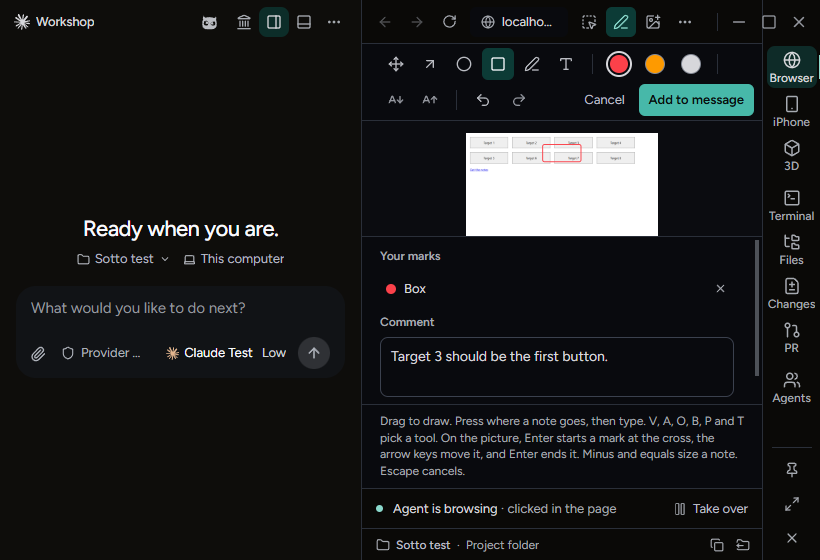
#> input picture artifacts/browser-zoom-downloads/draw-on-page-820x560-dark-reduced-motion.png, 820 x 560 px
$ python compare.py ../../artifacts/browser-zoom-downloads/draw-on-page-820x560-dark-reduced-motion.png ../../artifacts/browser-zoom-downloads/agent-cursor-1280x800-dark.png out.png
#> lines starting #> are read from the running program, lines starting #| are printed output that depends on the picture
# compare.py <reference.png> <slint.png> <out.png>: the two side by side at 2x, then a difference image.
import sys
from PIL import Image, ImageChops
a = Image.open(sys.argv[1]).convert('RGB'); b = Image.open(sys.argv[2]).convert('RGB')
#> further down, a is the input picture: PIL image 820x560 RGB; mean R, G, B 28.2, 29.1, 29.7
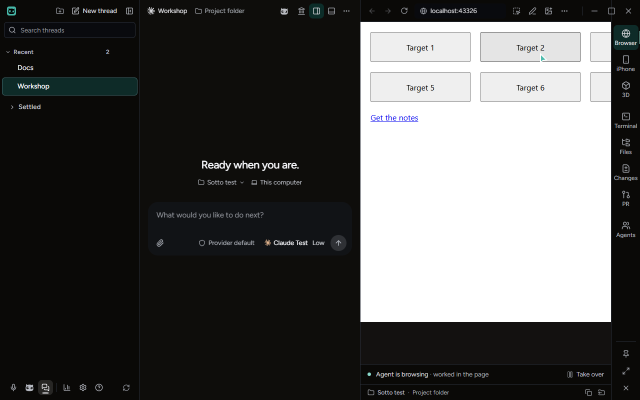
#> input picture artifacts/browser-zoom-downloads/agent-cursor-1280x800-dark.png, 1280 x 800 px (shown at 1/2 size)
#> further down, b is the input picture: PIL image 1280x800 RGB; mean R, G, B 84.4, 84.2, 83.4
w, h = max(a.width, b.width), max(a.height, b.height)
#> w = 1280; h = 800
pa = Image.new('RGB', (w, h)); pa.paste(a); pb = Image.new('RGB', (w, h)); pb.paste(b)
#> after `pa = Image.new('RGB', (w, h))`: pa: PIL image 1280x800 RGB; every value is 0
#> after `pa.paste(a)`:
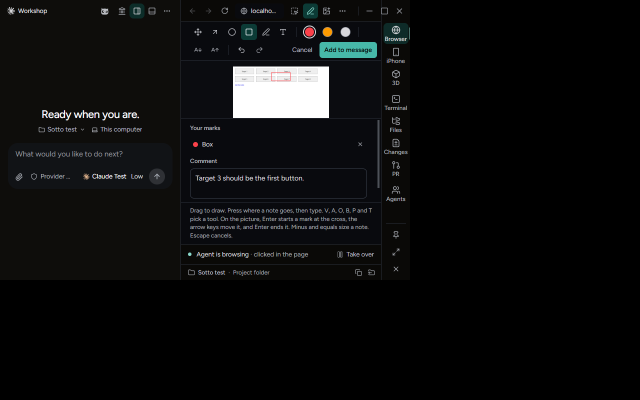
#> pa: PIL image 1280x800 RGB (shown at 1/2 size); mean R, G, B 12.6, 13.1, 13.3
d = ImageChops.difference(pa, pb).point(lambda v: min(255, v * 4))
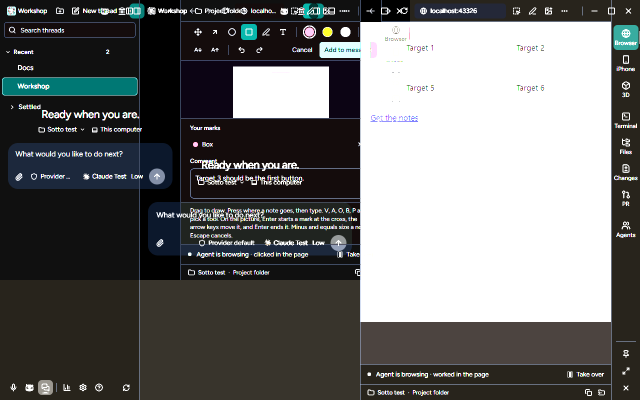
#> d: PIL image 1280x800 RGB (shown at 1/2 size); mean R, G, B 109.7, 110, 109.2
out = Image.new('RGB', (w, h * 3 + 8), (255, 0, 0)); out.paste(pa, (0, 0)); out.paste(pb, (0, h + 4)); out.paste(d, (0, 2 * h + 8))
#> after `out = Image.new('RGB', (w, h * 3 + 8), (255, 0, 0))`:
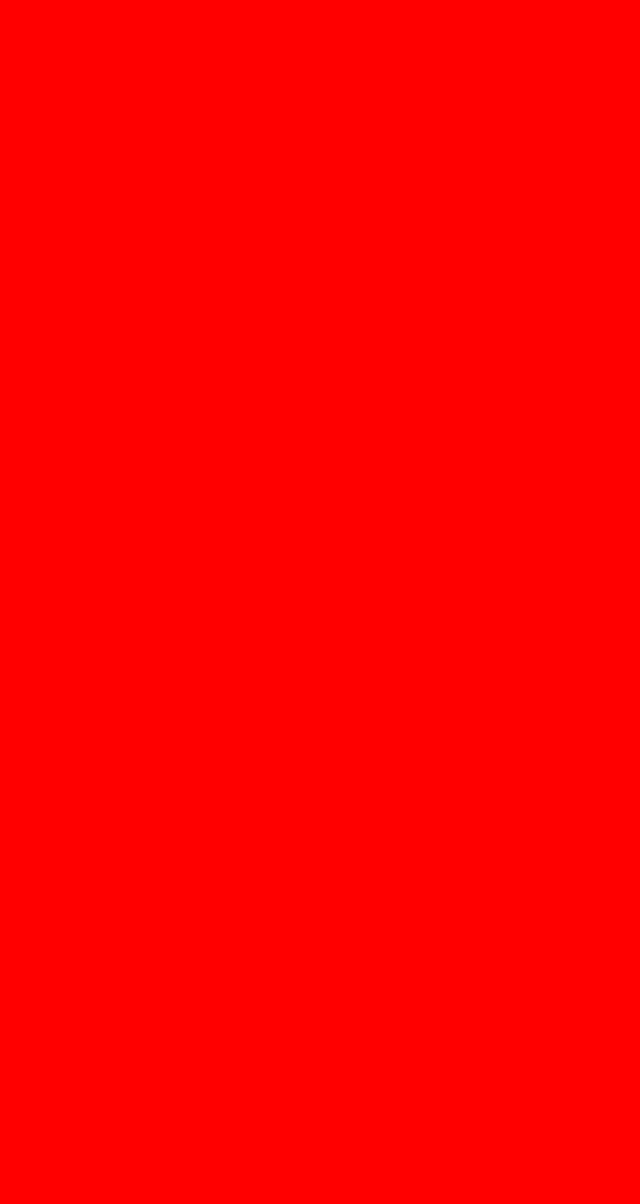
#> out: PIL image 1280x2408 RGB (shown at 1/2 size); mean R, G, B 255, 0, 0
#> after `out.paste(pa, (0, 0))`:
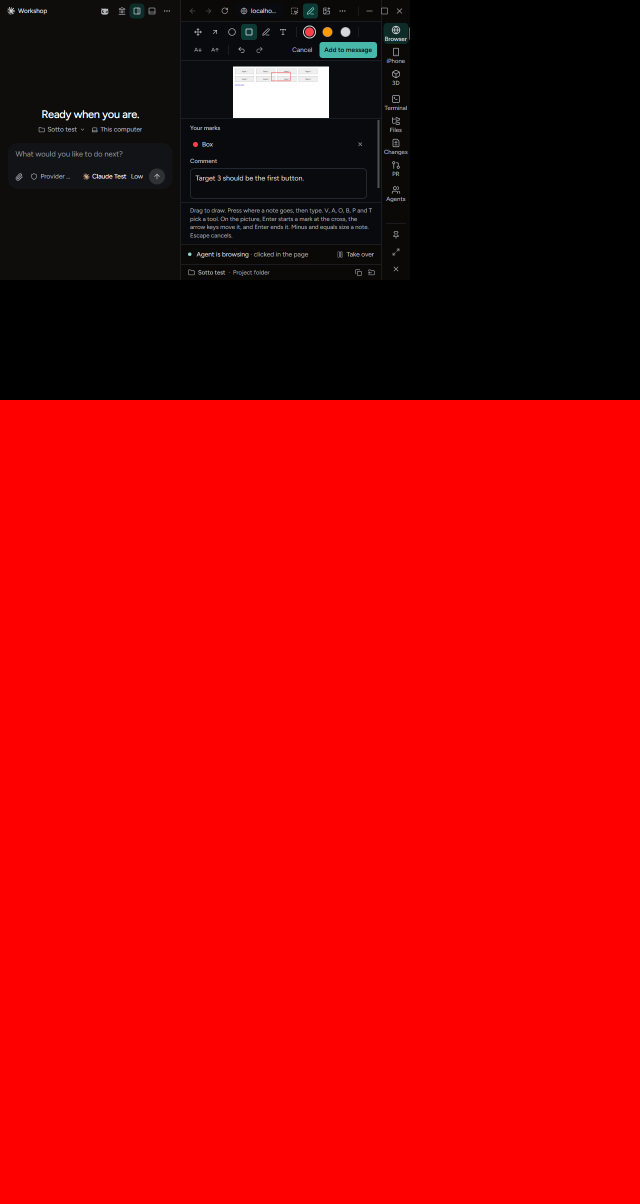
#> out: PIL image 1280x2408 RGB (shown at 1/2 size); mean R, G, B 174.5, 4.3, 4.4
#> after `out.paste(pb, (0, h + 4))`:
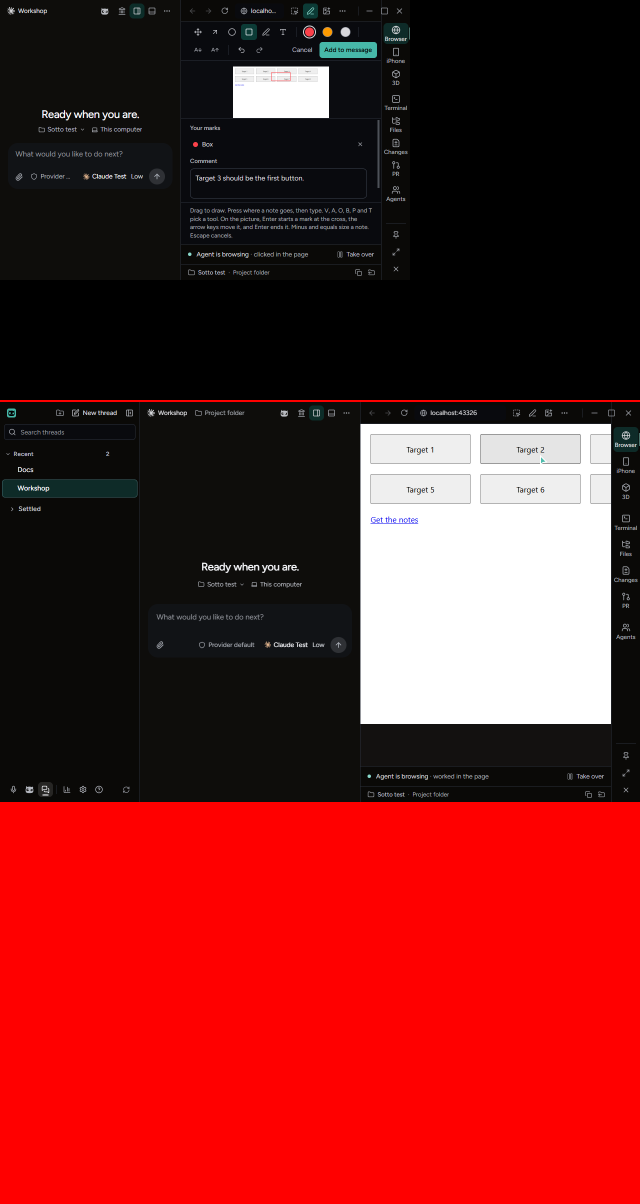
#> out: PIL image 1280x2408 RGB (shown at 1/2 size); mean R, G, B 117.8, 32.3, 32.1
#> after `out.paste(d, (0, 2 * h + 8))`:
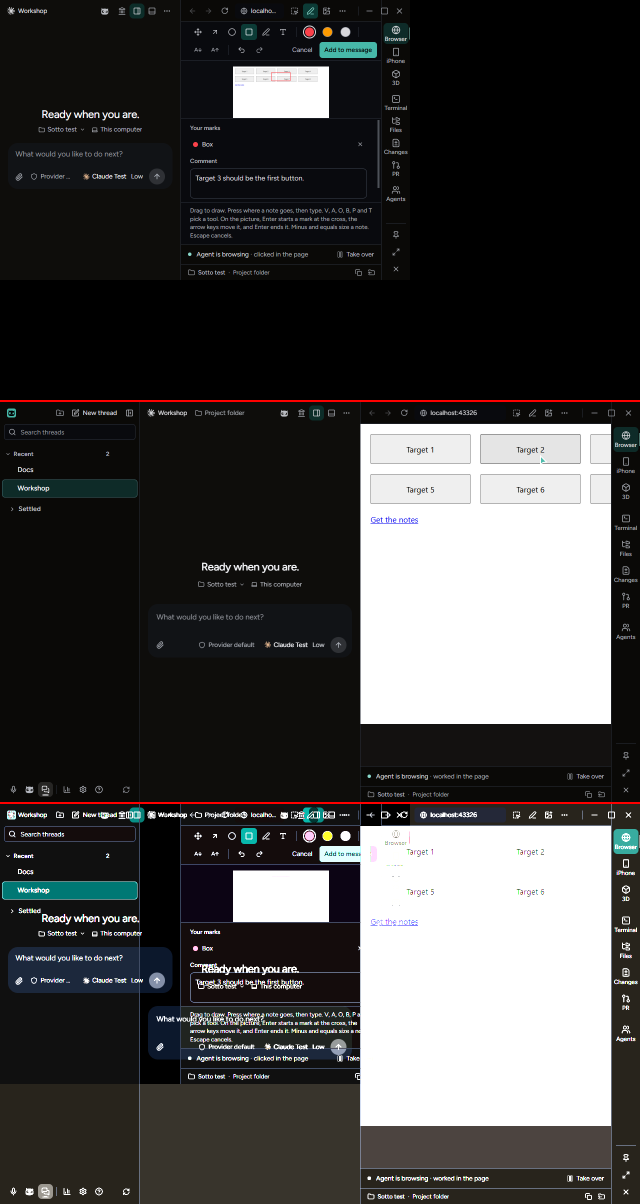
#> out: PIL image 1280x2408 RGB (shown at 1/2 size); mean R, G, B 69.5, 68.9, 68.4
out.resize((out.width * 2, out.height * 2), Image.NEAREST).save(sys.argv[3])
diff = sum(1 for p in ImageChops.difference(pa, pb).getdata() if max(p) > 24)
#> diff = 380871
print(f'pixels differing by more than 24 of 255: {diff} of {w * h} ({100 * diff / (w * h):.1f}%)')
#| pixels differing by more than 24 of 255: 380871 of 1024000 (37.2%)
